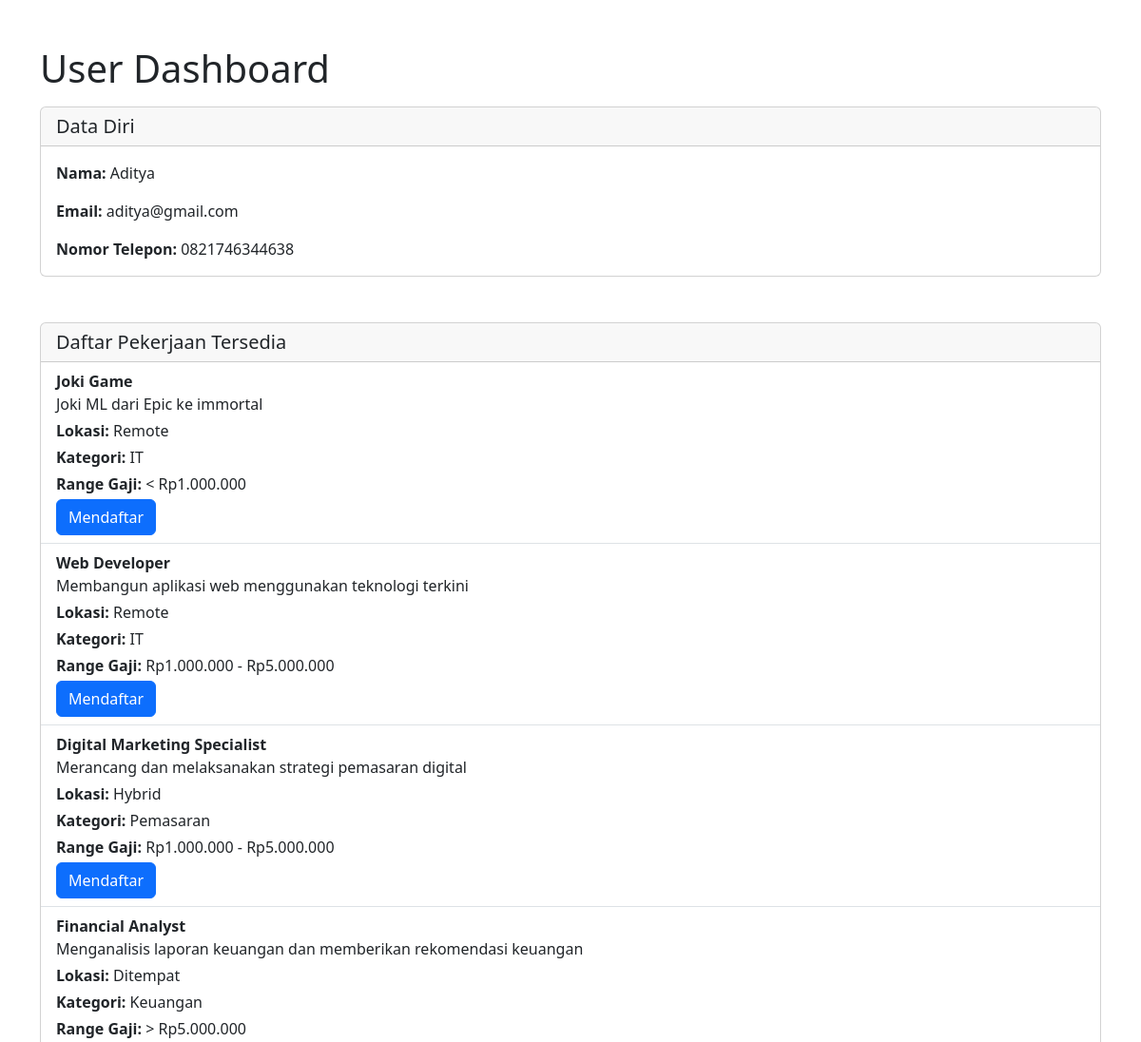
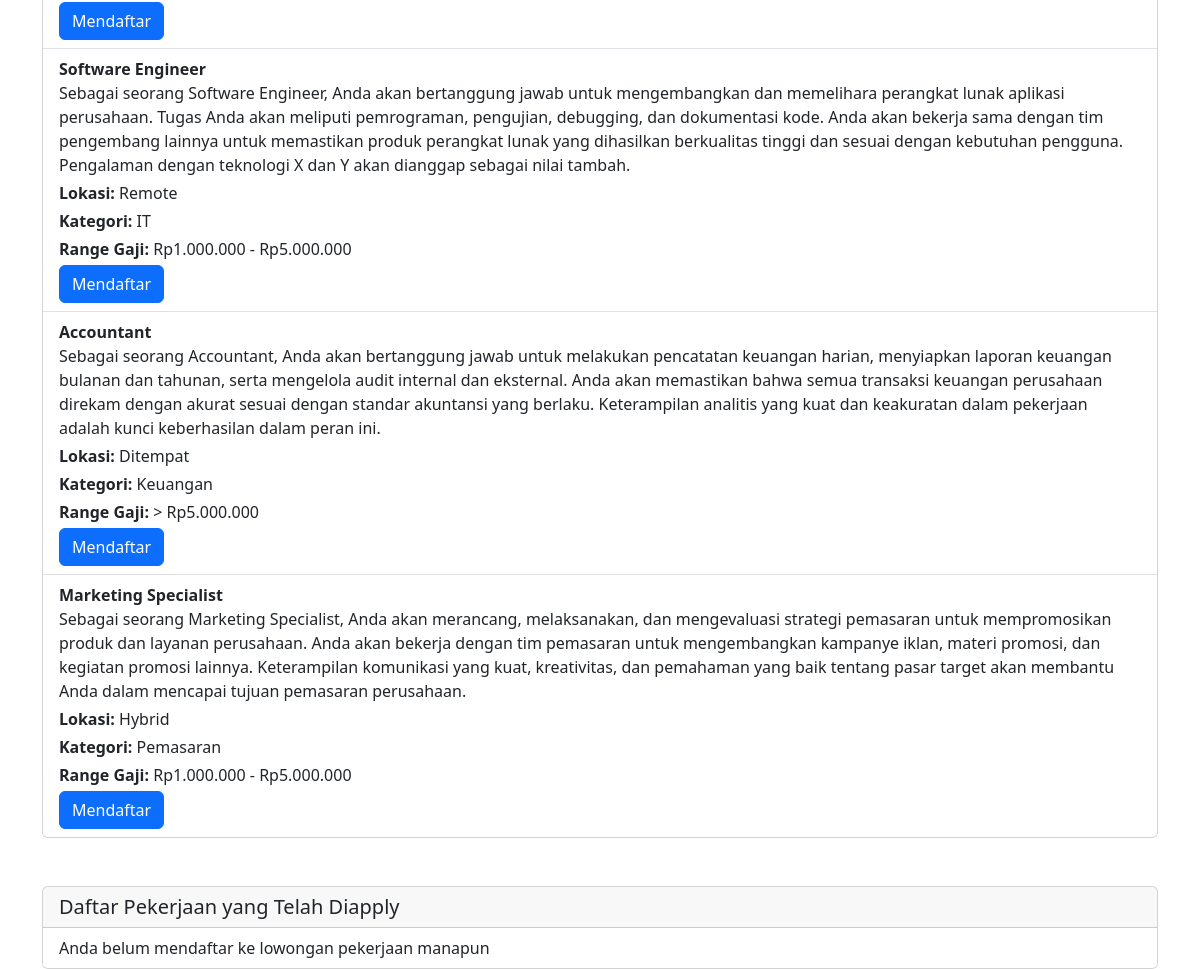
Screenshot of /user.php (signed in) with the database file from the repository (2 pictures, top to bottom).
### tables this page shows
CREATE TABLE `users` (
  `id` int(11) NOT NULL,
  `username` varchar(255) NOT NULL,
  `password` varchar(255) NOT NULL,
  `nama` varchar(255) DEFAULT NULL,
  `email` varchar(255) DEFAULT NULL,
  `nomor_telepon` varchar(20) DEFAULT NULL,
  `alamat` text DEFAULT NULL,
  `pendidikan` varchar(100) DEFAULT NULL,
  `gender` varchar(10) DEFAULT NULL
);

CREATE TABLE `jobs` (
  `id` int(11) NOT NULL,
  `judul` varchar(255) DEFAULT NULL,
  `deskripsi` text DEFAULT NULL,
  `lokasi` varchar(100) DEFAULT NULL,
  `kategori` varchar(100) DEFAULT NULL,
  `range_gaji` varchar(100) DEFAULT NULL
);

### user.php (the view, shortened to what this page needs)
<?php
include 'koneksi.php';
$username = $_SESSION['username'];
$sql_user = "SELECT * FROM Users WHERE username = '$username'";
$result_user = $conn->query($sql_user);
$sql_jobs = "SELECT * FROM Jobs";
$result_jobs = $conn->query($sql_jobs);
$sql_applied_jobs = "SELECT Jobs.*, Registrations.id AS registration_id FROM Jobs INNER JOIN Registrations ON Jobs.id = Registrations.job_id WHERE Registrations.username = '$username'";
$result_applied_jobs = $conn->query($sql_applied_jobs);
?>
<!DOCTYPE html>
<html lang="en">
<head>
    <link href="https://cdn.jsdelivr.net/npm/bootstrap@5.3.3/dist/css/bootstrap.min.css" rel="stylesheet">
</head>
<body>
<div class="container mt-5">
    <h1>User Dashboard</h1>
    <div class="card mt-3">
        <h5 class="card-header">Data Diri</h5>
        <div class="card-body">
            <?php
            if ($result_user->num_rows > 0) {
                while ($row = $result_user->fetch_assoc()) {
                    echo "<p class='card-text'><strong>Nama:</strong> " . $row["nama"] . "</p>";
                    echo "<p class='card-text'><strong>Email:</strong> " . $row["email"] . "</p>";
                    echo "<p class='card-text'><strong>Nomor Telepon:</strong> " . $row["nomor_telepon"] . "</p>";
                }
            }
            ?>
        </div>
    </div>
    <div class="card mt-5">
        <h5 class="card-header">Daftar Pekerjaan Tersedia</h5>
        <ul class="list-group list-group-flush">
            <?php
            if ($result_jobs->num_rows > 0) {
                while ($row = $result_jobs->fetch_assoc()) {
                    echo "<li class='list-group-item'>";
                    echo "<strong>" . $row["judul"] . "</strong><br>";
                    echo "<p class='mb-1'>" . $row["deskripsi"] . "</p>";
                    echo "<p class='mb-1'><strong>Lokasi:</strong> " . $row["lokasi"] . "</p>";
                    echo "<p class='mb-1'><strong>Kategori:</strong> " . $row["kategori"] . "</p>";
                    echo "<p class='mb-1'><strong>Range Gaji:</strong> " . $row["range_gaji"] . "</p>";
                    echo "<a href='apply_job.php?job_id=" . $row["id"] . "' class='btn btn-primary'>Mendaftar</a>";
                    echo "</li>";
                }
            } else {
                echo "<li class='list-group-item'>Tidak ada pekerjaan tersedia</li>";
            }
            ?>
        </ul>
    </div>
    <div class="card mt-5">
        <h5 class="card-header">Daftar Pekerjaan yang Telah Diapply</h5>
        <ul class="list-group list-group-flush">
            <?php
            if ($result_applied_jobs->num_rows > 0) {
                while ($row = $result_applied_jobs->fetch_assoc()) {
                    echo "<li class='list-group-item'>";
                    echo "<strong>" . $row["judul"] . "</strong><br>";
                    echo "<p class='mb-1'>" . $row["deskripsi"] . "</p>";
                    echo "<p class='mb-1'><strong>Lokasi:</strong> " . $row["lokasi"] . "</p>";
                    echo "<p class='mb-1'><strong>Kategori:</strong> " . $row["kategori"] . "</p>";
                    echo "<p class='mb-1'><strong>Range Gaji:</strong> " . $row["range_gaji"] . "</p>";
                    echo "<a href='user.php?action=delete&job_id=" . $row["id"] . "' class='btn btn-danger'>Hapus</a>";
                    echo "</li>";
                }
            } else {
                echo "<li class='list-group-item'>Anda belum mendaftar ke lowongan pekerjaan manapun</li>";
            }
            ?>
        </ul>
    </div>
</div>
</body>
</html>

### rows the page displays
users: nama "Aditya", email "aditya@gmail.com", nomor_telepon "0821746344638"
jobs: judul "Joki Game", deskripsi "Joki ML dari Epic ke immortal", lokasi "Remote", kategori "IT", range_gaji "< Rp1.000.000"
jobs: judul "Web Developer", deskripsi "Membangun aplikasi web menggunakan teknologi terkini", lokasi "Remote", kategori "IT", range_gaji "Rp1.000.000 - Rp5.000.000"
jobs: judul "Digital Marketing Specialist", deskripsi "Merancang dan melaksanakan strategi pemasaran digital", lokasi "Hybrid", kategori "Pemasaran", range_gaji "Rp1.000.000 - Rp5.000.000"
jobs: judul "Financial Analyst", deskripsi "Menganalisis laporan keuangan dan memberikan rekomendasi keuangan", lokasi "Ditempat", kategori "Keuangan", range_gaji "> Rp5.000.000"
jobs: judul "Software Engineer", deskripsi "Sebagai seorang Software Engineer, Anda akan bertanggung jawab untuk mengembangkan dan memelihara perangkat lunak aplikasi perusahaan. Tugas Anda akan meliputi pemrograman, pengujian, debugging, dan dokumentasi kode. Anda akan bekerja sama dengan tim pengembang lainnya untuk memastikan produk perangkat lunak yang dihasilkan berkualitas tinggi dan sesuai dengan kebutuhan pengguna. Pengalaman dengan teknologi X dan Y akan dianggap sebagai nilai tambah.", lokasi "Remote", kategori "IT", range_gaji "Rp1.000.000 - Rp5.000.000"
jobs: judul "Accountant", deskripsi "Sebagai seorang Accountant, Anda akan bertanggung jawab untuk melakukan pencatatan keuangan harian, menyiapkan laporan keuangan bulanan dan tahunan, serta mengelola audit internal dan eksternal. Anda akan memastikan bahwa semua transaksi keuangan perusahaan direkam dengan akurat sesuai dengan standar akuntansi yang berlaku. Keterampilan analitis yang kuat dan keakuratan dalam pekerjaan adalah kunci keberhasilan dalam peran ini.", lokasi "Ditempat", kategori "Keuangan", range_gaji "> Rp5.000.000"
jobs: judul "Marketing Specialist", deskripsi "Sebagai seorang Marketing Specialist, Anda akan merancang, melaksanakan, dan mengevaluasi strategi pemasaran untuk mempromosikan produk dan layanan perusahaan. Anda akan bekerja dengan tim pemasaran untuk mengembangkan kampanye iklan, materi promosi, dan kegiatan promosi lainnya. Keterampilan komunikasi yang kuat, kreativitas, dan pemahaman yang baik tentang pasar target akan membantu Anda dalam mencapai tujuan pemasaran perusahaan.", lokasi "Hybrid", kategori "Pemasaran", range_gaji "Rp1.000.000 - Rp5.000.000"
